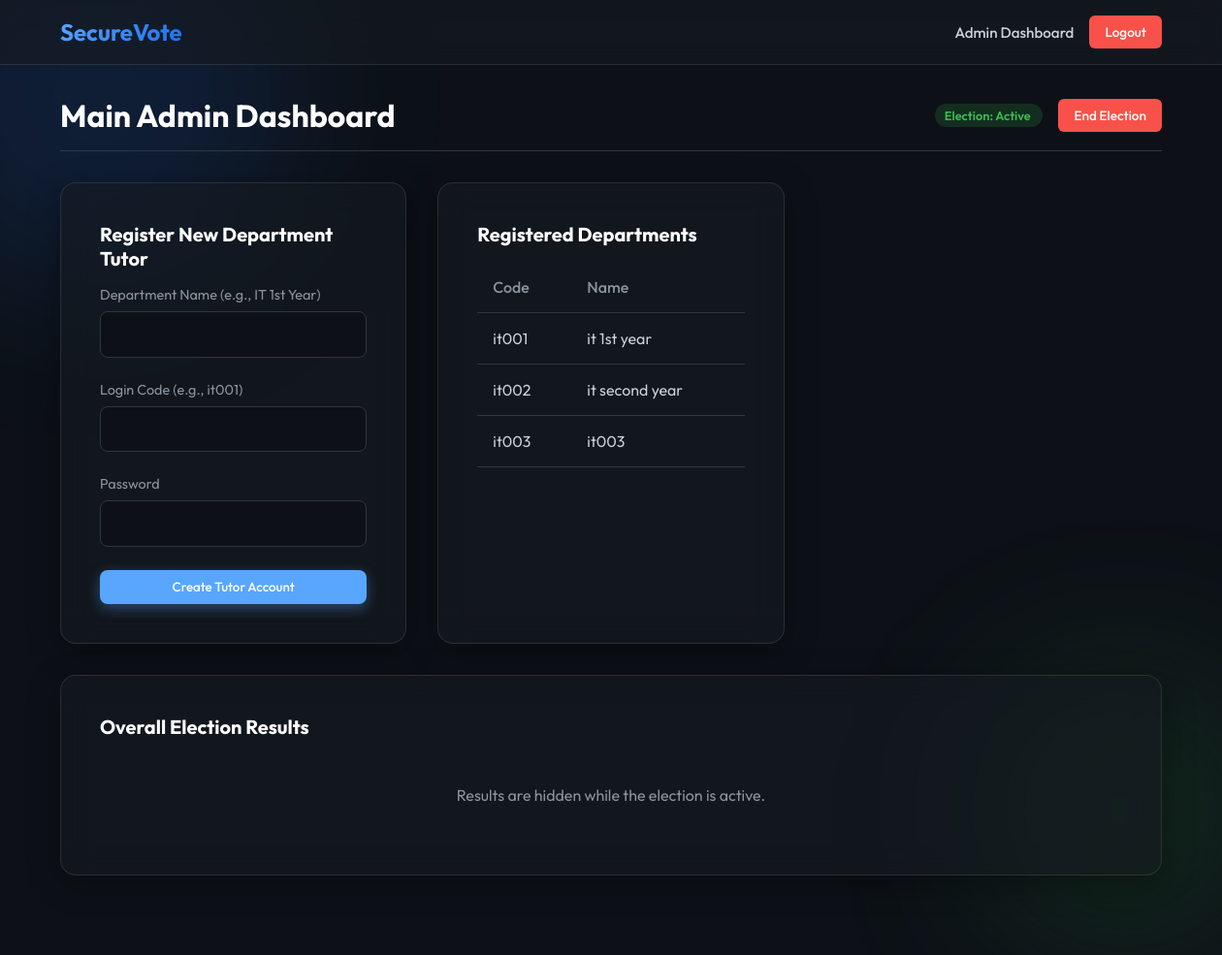
Screenshot of /admin/dashboard (signed in) with the database file from the repository.
### tables this page shows
CREATE TABLE departments (
    id INTEGER PRIMARY KEY AUTOINCREMENT,
    dept_code TEXT UNIQUE NOT NULL,
    dept_name TEXT NOT NULL,
    password_hash TEXT NOT NULL
);

### app.py (the view)
@app.route('/admin/dashboard')
@admin_required
def admin_dashboard():
    conn = get_db_connection()
    status = conn.execute('SELECT is_active FROM election_status WHERE id = 1').fetchone()
    is_active = bool(status['is_active']) if status else False
    departments = conn.execute('SELECT id, dept_code, dept_name FROM departments').fetchall()
    results = conn.execute('''
        SELECT c.id, c.name, c.gender, d.dept_name,
               (SELECT COUNT(*) FROM votes WHERE boy_candidate_id = c.id OR girl_candidate_id = c.id) as votes
        FROM candidates c
        JOIN departments d ON c.department_id = d.id
        ORDER BY votes DESC
    ''').fetchall()
    winners = {'boy': None, 'girl': None}
    if not is_active:
        boys = [r for r in results if r['gender'] == 'Boy']
        girls = [r for r in results if r['gender'] == 'Girl']
        if boys: winners['boy'] = max(boys, key=lambda x: x['votes'])
        if girls: winners['girl'] = max(girls, key=lambda x: x['votes'])
    conn.close()
    return render_template('admin_dashboard.html',
                           is_active=is_active,
                           departments=departments,
                           results=results,
                           winners=winners)

### app.py (called while the page is built)
def get_db_connection():
    conn = sqlite3.connect(DATABASE)
    conn.row_factory = sqlite3.Row
    return conn

def admin_required(f):
    @wraps(f)
    def decorated_function(*args, **kwargs):
        if not session.get('admin_logged_in'):
            flash('Please log in as Admin to access this page.', 'error')
            return redirect(url_for('admin_login'))
        return f(*args, **kwargs)
    return decorated_function

### templates/admin_dashboard.html (shortened to what this page needs)
{% extends 'base.html' %}
{% block content %}
<div class="dashboard-header">
    <h1>Main Admin Dashboard</h1>
    <div>
        <span class="status-badge {% if is_active %}status-active{% else %}status-inactive{% endif %}">
            Election: {{ 'Active' if is_active else 'Inactive' }}
        </span>
        <form method="POST" action="{{ url_for('toggle_election') }}" style="display:inline; margin-left: 1rem;">
            <button type="submit" class="btn {% if is_active %}btn-danger{% else %}btn-success{% endif %}">
                {{ 'End Election' if is_active else 'Start Election' }}
            </button>
        </form>
    </div>
</div>
<div class="dashboard-grid">
    <div class="glass-card">
        <h2 class="card-title">Register New Department Tutor</h2>
        <form method="POST" action="{{ url_for('create_dept') }}">
            <div class="form-group">
                <label for="dept_name">Department Name (e.g., IT 1st Year)</label>
                <input type="text" id="dept_name" name="dept_name" class="form-control" required>
            </div>
            <div class="form-group">
                <label for="dept_code">Login Code (e.g., it001)</label>
                <input type="text" id="dept_code" name="dept_code" class="form-control" required>
            </div>
            <div class="form-group">
                <label for="password">Password</label>
                <input type="password" id="password" name="password" class="form-control" required>
            </div>
            <button type="submit" class="btn btn-primary btn-block">Create Tutor Account</button>
        </form>
    </div>
    <div class="glass-card">
        <h2 class="card-title">Registered Departments</h2>
        {% if departments %}
            <table class="styled-table">
                <thead>
                    <tr>
                        <th>Code</th>
                        <th>Name</th>
                    </tr>
                </thead>
                <tbody>
                    {% for dept in departments %}
                    <tr>
                        <td>{{ dept.dept_code }}</td>
                        <td>{{ dept.dept_name }}</td>
                    </tr>
                    {% endfor %}
                </tbody>
            </table>
        {% else %}
            <p style="color: #8b949e; text-align: center; padding: 2rem 0;">No departments registered yet.</p>
        {% endif %}
    </div>
    <div class="glass-card" style="grid-column: 1 / -1;">
        <h2 class="card-title">Overall Election Results</h2>
        {% if is_active %}
            <p style="color: #8b949e; text-align: center; padding: 2rem 0;">Results are hidden while the election is active.</p>
        {% endif %}
    </div>
</div>
{% endblock %}

### templates/base.html (shortened to what this page needs)
<!DOCTYPE html>
<html lang="en">
<head>
    <link rel="stylesheet" href="{{ url_for('static', filename='style.css') }}">
</head>
<body>
    <div class="blob blob-1"></div>
    <div class="blob blob-2"></div>
    <nav class="glass-nav">
        <div class="nav-container">
            <a href="{{ url_for('index') }}" class="logo">SecureVote</a>
            <div class="nav-links">
                {% if session.get('admin_logged_in') %}
                    <a href="{{ url_for('admin_dashboard') }}" class="nav-btn">Admin Dashboard</a>
                    <a href="{{ url_for('admin_logout') }}" class="nav-btn btn-danger">Logout</a>
                {% elif session.get('dept_logged_in') %}
                    <a href="{{ url_for('dept_dashboard') }}" class="nav-btn">Dept Dashboard</a>
                    <a href="{{ url_for('dept_logout') }}" class="nav-btn btn-danger">Logout</a>
                {% elif session.get('student_logged_in') %}
                    <a href="{{ url_for('vote_logout') }}" class="nav-btn btn-danger">Quit Voting Session</a>
                {% else %}
                    <a href="{{ url_for('vote_login') }}" class="nav-btn btn-primary">Vote Now</a>
                    <a href="{{ url_for('dept_login') }}" class="nav-btn">Tutor Login</a>
                {% endif %}
            </div>
        </div>
    </nav>
    <main class="container">
        {% block content %}{% endblock %}
    </main>
</body>
</html>

### static/style.css (style rules this page uses)
:root { --bg-color: #0d1117; --text-color: #c9d1d9; --primary: #58a6ff; --primary-hover: #3182ce; --danger: #f85149; --glass-bg: rgba(22, 27, 34, 0.6); --glass-border: rgba(255, 255, 255, 0.1); --card-shadow: 0 8px 32px 0 rgba(0, 0, 0, 0.37); --gradient-1: linear-gradient(135deg, #238636 0%, #2ea043 100%); --gradient-2: linear-gradient(135deg, #58a6ff 0%, #1f6feb 100%); }
* { margin: 0; padding: 0; box-sizing: border-box; font-family: 'Outfit', sans-serif; }
body { background-color: var(--bg-color); color: var(--text-color); min-height: 100vh; display: flex; flex-direction: column; overflow-x: hidden; position: relative; }
.blob { position: absolute; border-radius: 50%; filter: blur(80px); z-index: -1; animation: float 10s infinite alternate ease-in-out; }
.blob-1 { width: 400px; height: 400px; background: rgba(31, 111, 235, 0.15); top: -100px; left: -100px; }
.blob-2 { width: 300px; height: 300px; background: rgba(46, 160, 67, 0.15); bottom: -50px; right: -50px; animation-delay: -5s; }
.glass-nav { background: var(--glass-bg); backdrop-filter: blur(12px); border-bottom: 1px solid var(--glass-border); padding: 1rem 0; position: sticky; top: 0; z-index: 100; }
.nav-container { max-width: 1200px; margin: 0 auto; padding: 0 2rem; display: flex; justify-content: space-between; align-items: center; }
.logo { font-size: 1.5rem; font-weight: 700; color: white; text-decoration: none; background: var(--gradient-2); -webkit-background-clip: text; -webkit-text-fill-color: transparent; }
.nav-links { display: flex; gap: 1rem; align-items: center; }
.nav-btn { text-decoration: none; color: var(--text-color); font-weight: 500; transition: color 0.3s; font-size: 0.95rem; }
.btn { padding: 0.6rem 1.2rem; border-radius: 8px; text-decoration: none; font-weight: 500; transition: all 0.3s ease; cursor: pointer; border: none; display: inline-block; text-align: center; }
.btn-primary { background: var(--primary); color: #fff; box-shadow: 0 4px 14px 0 rgba(88, 166, 255, 0.39); }
.btn-danger { background: var(--danger); color: #fff; padding: 0.5rem 1rem; border-radius: 6px; font-size: 0.85rem; }
.container { max-width: 1200px; margin: 2rem auto; padding: 0 2rem; flex-grow: 1; width: 100%; }
.glass-card { background: var(--glass-bg); backdrop-filter: blur(16px); border: 1px solid var(--glass-border); border-radius: 16px; padding: 2.5rem; box-shadow: var(--card-shadow); transition: transform 0.3s ease, box-shadow 0.3s ease; }
.form-group { margin-bottom: 1.5rem; }
.form-group label { display: block; margin-bottom: 0.5rem; font-size: 0.9rem; color: #8b949e; }
.form-control { width: 100%; padding: 0.8rem 1rem; border-radius: 8px; border: 1px solid #30363d; background: #0d1117; color: white; font-size: 1rem; transition: border-color 0.3s, box-shadow 0.3s; }
.btn-block { width: 100%; display: block; }
.dashboard-header { display: flex; justify-content: space-between; align-items: center; margin-bottom: 2rem; border-bottom: 1px solid #30363d; padding-bottom: 1rem; }
.dashboard-header h1 { color: white; }
.dashboard-grid { display: grid; grid-template-columns: repeat(auto-fit, minmax(300px, 1fr)); gap: 2rem; }
.card-title { color: white; margin-bottom: 1rem; font-size: 1.25rem; }
.styled-table { width: 100%; border-collapse: collapse; margin-top: 1rem; }
.styled-table th, .styled-table td { padding: 1rem; text-align: left; border-bottom: 1px solid #30363d; }
.styled-table th { color: #8b949e; font-weight: 500; }
.status-badge { padding: 0.3em 0.8em; border-radius: 20px; font-size: 0.8em; font-weight: 600; }
.status-active { background: rgba(46, 160, 67, 0.2); color: #3fb950; }

### rows the page displays
departments: dept_code "it001", dept_name "it 1st year"
departments: dept_code "it002", dept_name "it second year"
departments: dept_code "it003", dept_name "it003"

### other values shown
{{ 'Active' if is_active else 'Inactive' }} "Active"
{{ 'End Election' if is_active else 'Start Election' }} "End Election"
